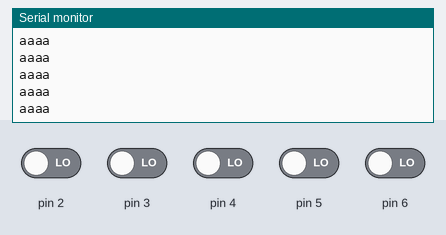
Bench run of a sketch on a simulated Arduino Uno, built with avr-gcc and run on an emulated ATmega328P. On the bench: the last lines printed to the serial monitor. Inputs (shaded band) come from the test bench; at power-on: pin 2–6 LOW.

Above: at 1.2 s.
1.3 s: pin 2 driven HIGH
At 1.9 s:
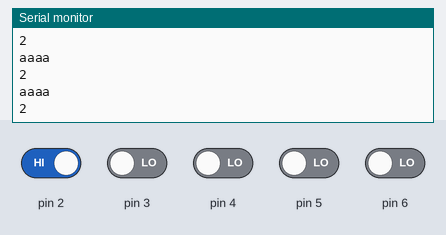
2.8 s: pin 6 driven HIGH
5.8 s: pin 3 driven HIGH
At 6.6 s:
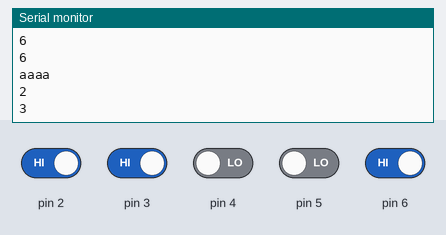
7.3 s: pin 4 driven HIGH
At 8.2 s:
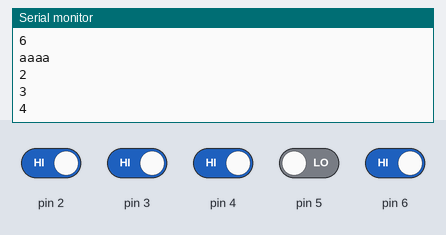
8.8 s: pin 5 driven HIGH
Timing chart, 0 to 10.2 s (numbered marks = the images above; inputs shaded):
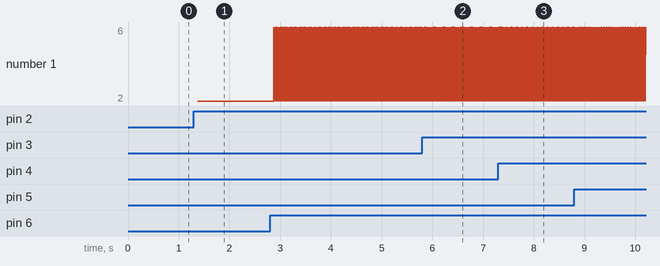

The sketch:

try.ino
```cpp
#include "Pin.h"

int i;
// define myPin1-6
Pin pinOne(1);
Pin pinTwo(2);
Pin pinThree(3);
Pin pinFour(4);
Pin pinFive(5);
Pin pinSix(6);

Pin myPin[6] = {pinOne, pinTwo, pinThree, pinFour, pinFive, pinSix};

void setup() {
  Serial.begin(9600);
  //make all the pin high-impedance state
  for (i = 0; i < 7; i++) {
    pinMode(myPin[i].pinNum, INPUT);
  }

}//end setup

void loop() {

  Serial.println("aaaa");
  //check if the port(pushButton) is been connected or not
  for (i = 0; i < 7; i++) {
    int a = digitalRead(myPin[i].pinNum);
    if (a == 1) {
      Serial.println(myPin[i].pinNum);
    }//end if
  }//end for


}
```

Pin.cpp
```cpp
#include "Arduino.h"
#include "Pin.h"

Pin::Pin(int pin)
{
  pinMode(pin, OUTPUT);
  pinNum = pin;
}
```

Pin.h
```cpp
#ifndef Pin_h
#define Pin_h

#include "Arduino.h"

class Pin
{
  public:
    Pin(int pin);
    int pinNum;
    int digtalPin;
  private:

};

#endif
```

Measured:
- after the input at 1.3 s, the serial monitor: prints a new line after 0.07 s (image 1)
- after the input at 5.8 s, the serial monitor: prints a new line after 0.07 s (image 2)
- after the input at 7.3 s, the serial monitor: prints a new line after 0.07 s (image 3)
- plotted number 1: 2 → 6 after the input at 2.8 s
